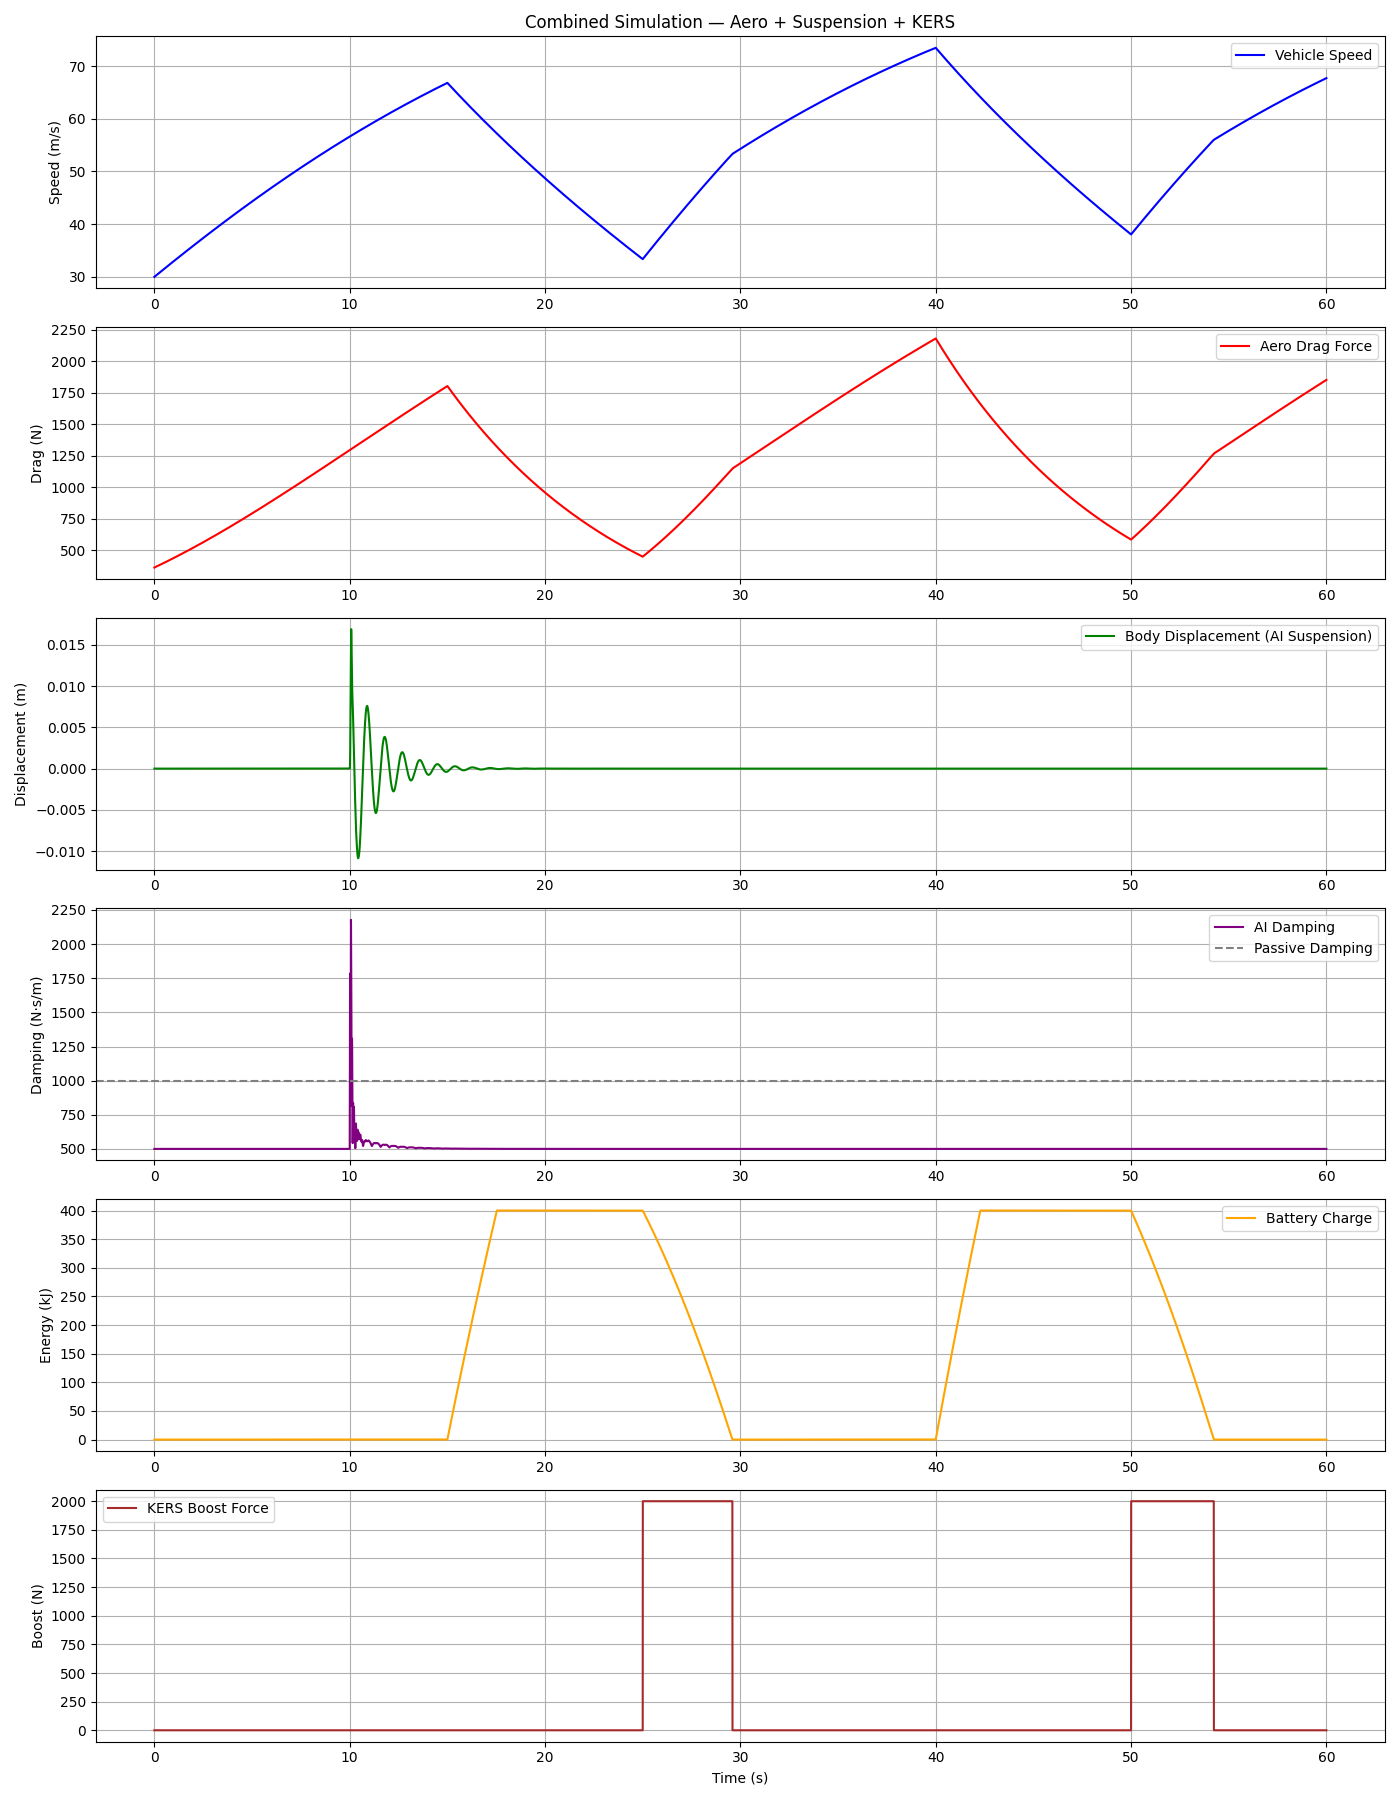

Python code for this plot:
import numpy as np
import matplotlib.pyplot as plt

# ══════════════════════════════════════════════════════════
# COMBINED SIMULATION — Aero + Suspension + KERS
# ══════════════════════════════════════════════════════════

# ── Vehicle Parameters ─────────────────────────────────────
m          = 1200      # Car mass (kg)
v0         = 30        # Initial speed (m/s)
F_engine   = 4000      # Engine force (N)

# ── Aero Parameters ────────────────────────────────────────
Cd         = 0.30      # Drag coefficient
A          = 2.2       # Frontal area (m²)
rho        = 1.225     # Air density (kg/m³)

# ── Suspension Parameters ──────────────────────────────────
ms         = 300       # Sprung mass (kg)
mu         = 45        # Unsprung mass (kg)
ks         = 16000     # Spring stiffness (N/m)
kt         = 190000    # Tyre stiffness (N/m)
cs_base    = 500       # Base damping (N·s/m)
Kp         = 8000      # PD Proportional gain
Kd         = 500       # PD Derivative gain
cs_max     = 5000      # Max damping (N·s/m)

# ── KERS Parameters ────────────────────────────────────────
F_brake    = 3000      # Braking force (N)
efficiency = 0.85      # KERS efficiency
battery    = 0.0       # Battery starts empty
battery_max= 400000    # Max battery (J)

# ── Time Setup ─────────────────────────────────────────────
dt = 0.001
t  = np.arange(0, 60, dt)

# ── Road Profile (bump at t=10s) ───────────────────────────
road = np.zeros(len(t))
road[10000:10050] = 0.05   # 5cm bump at t=10s

# ── Drive Cycle ────────────────────────────────────────────
def get_phase(time):
    if   0  <= time < 15: return "accelerate"
    elif 15 <= time < 25: return "brake"
    elif 25 <= time < 40: return "accelerate"
    elif 40 <= time < 50: return "brake"
    else:                 return "accelerate"

# ── Storage Arrays ─────────────────────────────────────────
v_log        = []
battery_log  = []
boost_log    = []
drag_log     = []
xs_log       = []
cs_log       = []

# ── Initial State ──────────────────────────────────────────
v       = v0
battery = 0.0
susp_state = np.zeros(4)   # [xs, xs_dot, xu, xu_dot]

# ══════════════════════════════════════════════════════════
# MAIN SIMULATION LOOP
# ══════════════════════════════════════════════════════════
for i in range(len(t)):
    phase = get_phase(t[i])
    zr    = road[i]

    # ── 1. AERO MODULE ─────────────────────────────────────
    F_drag = 0.5 * rho * Cd * A * v**2

    # ── 2. SUSPENSION MODULE ───────────────────────────────
    xs, xs_dot, xu, xu_dot = susp_state

    displacement_diff = abs(xs - xu)
    velocity_diff     = abs(xs_dot - xu_dot)
    c_ai = cs_base + Kp * displacement_diff + Kd * velocity_diff
    c_ai = min(c_ai, cs_max)

    Fs = ks * (xu - xs) + c_ai * (xu_dot - xs_dot)
    Ft = kt * (zr - xu)

    xs_ddot = Fs / ms
    xu_ddot = (Ft - Fs) / mu

    xs_dot += xs_ddot * dt
    xu_dot += xu_ddot * dt
    xs     += xs_dot  * dt
    xu     += xu_dot  * dt

    susp_state = [xs, xs_dot, xu, xu_dot]

    # ── 3. KERS MODULE ─────────────────────────────────────
    if phase == "brake" and v > 0:
        P_recovered = F_brake * v
        E_captured  = P_recovered * dt * efficiency
        battery     = min(battery + E_captured, battery_max)
        F_boost     = 0
        F_net       = -F_brake - F_drag

    elif phase == "accelerate":
        if battery > 0 and v > 0.1:
            F_boost = min(battery / (v * dt), 2000)
            E_used  = F_boost * v * dt
            battery = max(battery - E_used, 0)
        else:
            F_boost = 0
        F_net = F_engine + F_boost - F_drag
    else:
        F_boost = 0
        F_net   = -F_drag

    # ── 4. VEHICLE MOTION ──────────────────────────────────
    a = F_net / m
    v = max(v + a * dt, 0)

    # ── Log ────────────────────────────────────────────────
    v_log.append(v)
    battery_log.append(battery / 1000)
    boost_log.append(F_boost)
    drag_log.append(F_drag)
    xs_log.append(xs)
    cs_log.append(c_ai)

# ══════════════════════════════════════════════════════════
# PLOT
# ══════════════════════════════════════════════════════════
fig, axes = plt.subplots(6, 1, figsize=(14, 18))

axes[0].plot(t, v_log, color='blue', label='Vehicle Speed')
axes[0].set_ylabel('Speed (m/s)')
axes[0].legend(); axes[0].grid(True)
axes[0].set_title('Combined Simulation — Aero + Suspension + KERS')

axes[1].plot(t, drag_log, color='red', label='Aero Drag Force')
axes[1].set_ylabel('Drag (N)')
axes[1].legend(); axes[1].grid(True)

axes[2].plot(t, xs_log, color='green', label='Body Displacement (AI Suspension)')
axes[2].set_ylabel('Displacement (m)')
axes[2].legend(); axes[2].grid(True)

axes[3].plot(t, cs_log, color='purple', label='AI Damping')
axes[3].axhline(y=1000, color='gray', linestyle='--', label='Passive Damping')
axes[3].set_ylabel('Damping (N·s/m)')
axes[3].legend(); axes[3].grid(True)

axes[4].plot(t, battery_log, color='orange', label='Battery Charge')
axes[4].set_ylabel('Energy (kJ)')
axes[4].legend(); axes[4].grid(True)

axes[5].plot(t, boost_log, color='brown', label='KERS Boost Force')
axes[5].set_ylabel('Boost (N)')
axes[5].set_xlabel('Time (s)')
axes[5].legend(); axes[5].grid(True)

plt.tight_layout()
plt.savefig('combined_simulation.png')
plt.show()

print("Combined Simulation complete!")
print(f"Max Speed     : {max(v_log):.2f} m/s ({max(v_log)*3.6:.1f} km/h)")
print(f"Max Drag      : {max(drag_log):.2f} N")
print(f"Max Battery   : {max(battery_log):.2f} kJ")
print(f"Max KERS Boost: {max(boost_log):.2f} N")
